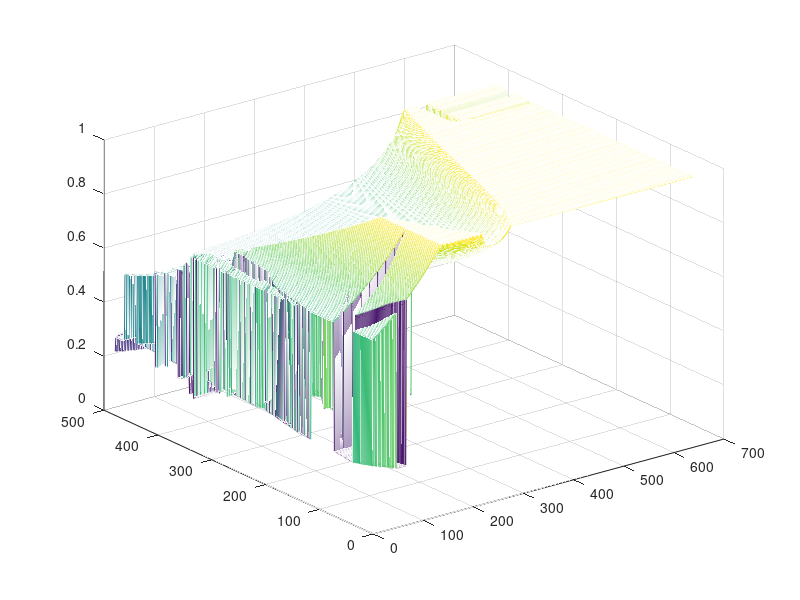
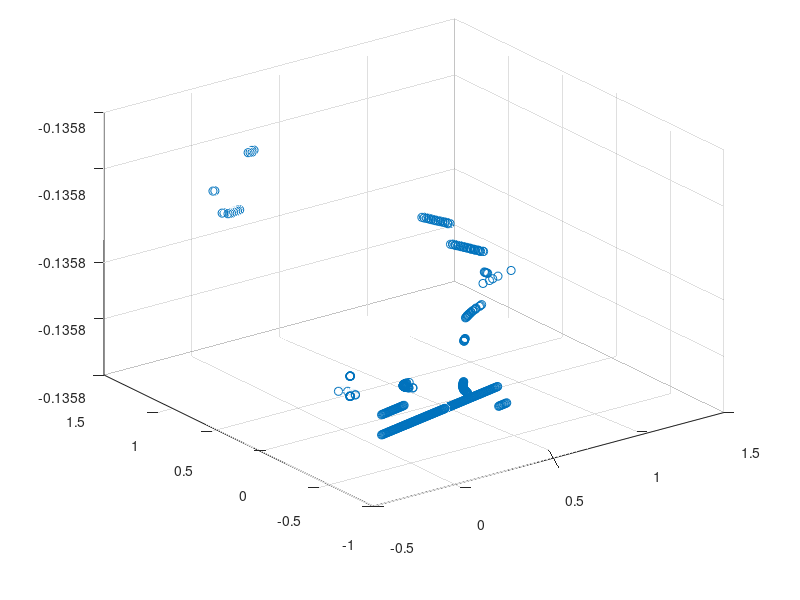
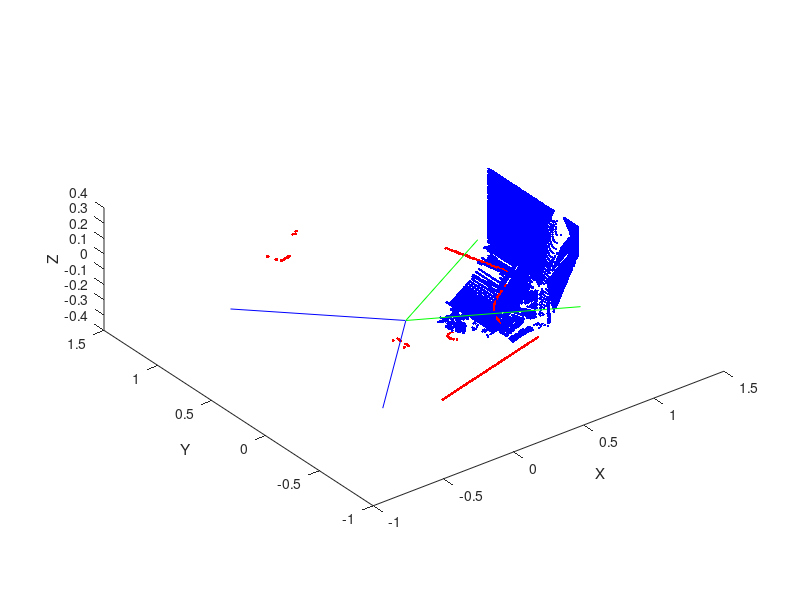

Recreate these plots in MATLAB, in order.
if(exist('kinect3d01','var') == 0)
    load('vrepscene01.mat');
end

close all

%% The angles for kinect
delta_z=57*pi/180;
np_z=640;
delta_x=43*pi/180;
np_x=480;
d_delta_z=-delta_z/2:delta_z/(np_z-1):delta_z/2;
d_delta_x=-delta_x/2:delta_x/(np_x-1):delta_x/2;

%% Plot original kinect data
figure('Name', 'Kinect')
daspect([1 1 1])
mesh(kinect3d01)

%% Plot original sick data
figure('Name', 'Laser scanner')
daspect([1 1 1])
scatter3(sick3d01(1,:),sick3d01(2,:),sick3d01(3,:))

%% The data base of mesurements
poza_1(:,:,1)=kinect3d01;
beta=[270,30,60,90,120,150,180,210,240,270,300,330]*pi/180;

%% Filtering the measurements
    poza=poza_1(:,:,1);%
    poza=double(poza);
    poza(poza==0)=NaN;
    poza = medfilt2(poza,[2 2]);  
    [Dx,Dy]=gradient(poza);
    gradV_abs=sqrt(Dx.^2+Dy.^2);
    poza(gradV_abs > 200) = NaN;
    poza_1(:,:,1)=poza;%

%% The posiions computation
Ry=[cos(-pi),0,sin(-pi);0,1,0;-sin(-pi),0,cos(-pi)];
PPuncte=[];

    figure('Name', 'Fusion')
    Puncte=[];
    poza=poza_1(:,:,1);
    for i=1:5:np_x%
        for j=1:5:np_z%
            y=poza(i,j);
            if isnan(y)
            else
                x=y*tan(d_delta_x(1,i));
                z=y*tan(d_delta_z(1,j));
                punct=[z;y;x];
                Puncte=[Puncte,punct];
            end
        end
    end  
  Puncte=Ry*Puncte;
  Puncte=[cos(beta(1,1)),-sin(beta(1,1)),0;sin(beta(1,1)),cos(beta(1,1)),0;0,0,1]*Puncte;
  PPuncte=[PPuncte,Puncte];
  plot3(Puncte(1,1:1:end),Puncte(2,1:1:end),Puncte(3,1:1:end),'.','Color','b')
  hold on
  set(gca,'DataAspectRatio',[1 1 1])
  xlabel 'X'
  ylabel 'Y'
  zlabel 'Z'
  plot3(sick3d01(1,:),sick3d01(2,:),sick3d01(3,:),'.', 'Color', 'r')
  hold on
  auxK = [cosd( 57/2), 0, cosd( 57/2); sind( 57/2), 0, -sind( 57/2); 0, 0, 0]; % auxiliary lines to Kinect display
  auxS = [cosd(270/2), 0, cosd(270/2); sind(270/2), 0, -sind(270/2); 0, 0, 0]; % auxuilary lines to laser display
  plot3(auxK(1,:),auxK(2,:),auxK(3,:),'-', 'Color', 'g')
  hold on
  plot3(auxS(1,:),auxS(2,:),auxS(3,:),'-', 'Color', 'b')
